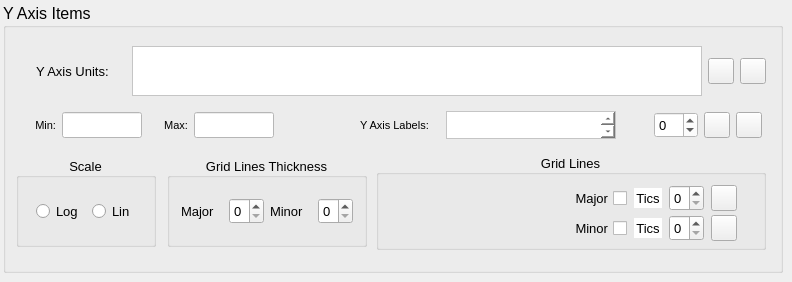
     <widget class="QWidget" name="taby">
      <attribute name="title">
       <string>Y Axis</string>
      </attribute>
      <widget class="QGroupBox" name="groupYAxisItems">
       <property name="geometry">
        <rect>
         <x>3</x>
         <y>3</y>
         <width>780</width>
         <height>270</height>
        </rect>
       </property>
       <property name="sizePolicy">
        <sizepolicy hsizetype="Fixed" vsizetype="Fixed">
         <horstretch>0</horstretch>
         <verstretch>0</verstretch>
        </sizepolicy>
       </property>
       <property name="minimumSize">
        <size>
         <width>780</width>
         <height>270</height>
        </size>
       </property>
       <property name="maximumSize">
        <size>
         <width>780</width>
         <height>270</height>
        </size>
       </property>
       <property name="font">
        <font>
         <pointsize>12</pointsize>
        </font>
       </property>
       <property name="styleSheet">
        <string notr="true"/>
       </property>
       <property name="title">
        <string>Y Axis Items</string>
       </property>
       <layout class="QGridLayout" name="gridLayout_5">
        <item row="0" column="0" colspan="3">
         <layout class="QHBoxLayout" name="horizontalLayout_10">
          <item>
           <spacer name="horizontalSpacer_5">
            <property name="orientation">
             <enum>Qt::Horizontal</enum>
            </property>
            <property name="sizeType">
             <enum>QSizePolicy::Fixed</enum>
            </property>
            <property name="sizeHint" stdset="0">
             <size>
              <width>20</width>
              <height>20</height>
             </size>
            </property>
           </spacer>
          </item>
          <item>
           <widget class="QLabel" name="lblYAxisUnits">
            <property name="sizePolicy">
             <sizepolicy hsizetype="Fixed" vsizetype="Preferred">
              <horstretch>0</horstretch>
              <verstretch>0</verstretch>
             </sizepolicy>
            </property>
            <property name="minimumSize">
             <size>
              <width>90</width>
              <height>18</height>
             </size>
            </property>
            <property name="maximumSize">
             <size>
              <width>90</width>
              <height>18</height>
             </size>
            </property>
            <property name="font">
             <font>
              <pointsize>10</pointsize>
             </font>
            </property>
            <property name="text">
             <string>Y Axis Units:</string>
            </property>
           </widget>
          </item>
          <item>
           <widget class="QTextEdit" name="txtYAxisLabelText">
            <property name="sizePolicy">
             <sizepolicy hsizetype="Fixed" vsizetype="Fixed">
              <horstretch>0</horstretch>
              <verstretch>0</verstretch>
             </sizepolicy>
            </property>
            <property name="minimumSize">
             <size>
              <width>570</width>
              <height>50</height>
             </size>
            </property>
            <property name="maximumSize">
             <size>
              <width>570</width>
              <height>50</height>
             </size>
            </property>
            <property name="styleSheet">
             <string notr="true">background-color: rgb(255, 255, 255);</string>
            </property>
           </widget>
          </item>
          <item>
           <widget class="QPushButton" name="btnYAxisLabelfont">
            <property name="sizePolicy">
             <sizepolicy hsizetype="Fixed" vsizetype="Fixed">
              <horstretch>0</horstretch>
              <verstretch>0</verstretch>
             </sizepolicy>
            </property>
            <property name="minimumSize">
             <size>
              <width>26</width>
              <height>26</height>
             </size>
            </property>
            <property name="maximumSize">
             <size>
              <width>26</width>
              <height>26</height>
             </size>
            </property>
            <property name="text">
             <string/>
            </property>
            <property name="icon">
             <iconset resource="resources.qrc">
              <normaloff>:/images/images/fontIcon1.jpg</normaloff>:/images/images/fontIcon1.jpg</iconset>
            </property>
            <property name="iconSize">
             <size>
              <width>18</width>
              <height>18</height>
             </size>
            </property>
           </widget>
          </item>
          <item>
           <widget class="QPushButton" name="btnYaxisLabelColor">
            <property name="minimumSize">
             <size>
              <width>26</width>
              <height>26</height>
             </size>
            </property>
            <property name="maximumSize">
             <size>
              <width>26</width>
              <height>26</height>
             </size>
            </property>
            <property name="text">
             <string/>
            </property>
            <property name="icon">
             <iconset resource="resources.qrc">
              <normaloff>:/images/images/colorPickerIcon1.jpg</normaloff>:/images/images/colorPickerIcon1.jpg</iconset>
            </property>
            <property name="iconSize">
             <size>
              <width>20</width>
              <height>20</height>
             </size>
            </property>
           </widget>
          </item>
         </layout>
        </item>
        <item row="1" column="0" colspan="3">
         <layout class="QHBoxLayout" name="horizontalLayout_9">
          <item>
           <widget class="QLabel" name="lblYMin">
            <property name="minimumSize">
             <size>
              <width>40</width>
              <height>26</height>
             </size>
            </property>
            <property name="maximumSize">
             <size>
              <width>40</width>
              <height>26</height>
             </size>
            </property>
            <property name="font">
             <font>
              <pointsize>8</pointsize>
             </font>
            </property>
            <property name="text">
             <string>Min:</string>
            </property>
            <property name="alignment">
             <set>Qt::AlignRight|Qt::AlignTrailing|Qt::AlignVCenter</set>
            </property>
           </widget>
          </item>
          <item>
           <widget class="QLineEdit" name="lineYMin">
            <property name="sizePolicy">
             <sizepolicy hsizetype="Fixed" vsizetype="Fixed">
              <horstretch>0</horstretch>
              <verstretch>0</verstretch>
             </sizepolicy>
            </property>
            <property name="minimumSize">
             <size>
              <width>80</width>
              <height>26</height>
             </size>
            </property>
            <property name="maximumSize">
             <size>
              <width>80</width>
              <height>26</height>
             </size>
            </property>
            <property name="styleSheet">
             <string notr="true">background-color: rgb(255, 255, 255);</string>
            </property>
           </widget>
          </item>
          <item>
           <widget class="QLabel" name="lblYMax">
            <property name="minimumSize">
             <size>
              <width>40</width>
              <height>26</height>
             </size>
            </property>
            <property name="maximumSize">
             <size>
              <width>40</width>
              <height>26</height>
             </size>
            </property>
            <property name="font">
             <font>
              <pointsize>8</pointsize>
             </font>
            </property>
            <property name="text">
             <string>Max:</string>
            </property>
            <property name="alignment">
             <set>Qt::AlignRight|Qt::AlignTrailing|Qt::AlignVCenter</set>
            </property>
           </widget>
          </item>
          <item>
           <widget class="QLineEdit" name="lineYMax">
            <property name="sizePolicy">
             <sizepolicy hsizetype="Fixed" vsizetype="Fixed">
              <horstretch>0</horstretch>
              <verstretch>0</verstretch>
             </sizepolicy>
            </property>
            <property name="minimumSize">
             <size>
              <width>80</width>
              <height>26</height>
             </size>
            </property>
            <property name="maximumSize">
             <size>
              <width>80</width>
              <height>26</height>
             </size>
            </property>
            <property name="styleSheet">
             <string notr="true">background-color: rgb(255, 255, 255);</string>
            </property>
           </widget>
          </item>
          <item>
           <spacer name="horizontalSpacer_4">
            <property name="orientation">
             <enum>Qt::Horizontal</enum>
            </property>
            <property name="sizeType">
             <enum>QSizePolicy::Fixed</enum>
            </property>
            <property name="sizeHint" stdset="0">
             <size>
              <width>80</width>
              <height>20</height>
             </size>
            </property>
           </spacer>
          </item>
          <item>
           <widget class="QLabel" name="lblYAxisValues">
            <property name="minimumSize">
             <size>
              <width>80</width>
              <height>26</height>
             </size>
            </property>
            <property name="maximumSize">
             <size>
              <width>80</width>
              <height>26</height>
             </size>
            </property>
            <property name="font">
             <font>
              <pointsize>8</pointsize>
             </font>
            </property>
            <property name="text">
             <string>Y Axis Labels:</string>
            </property>
           </widget>
          </item>
          <item>
           <widget class="QTextEdit" name="txtYLabels">
            <property name="sizePolicy">
             <sizepolicy hsizetype="Fixed" vsizetype="Fixed">
              <horstretch>0</horstretch>
              <verstretch>0</verstretch>
             </sizepolicy>
            </property>
            <property name="minimumSize">
             <size>
              <width>170</width>
              <height>28</height>
             </size>
            </property>
            <property name="maximumSize">
             <size>
              <width>170</width>
              <height>28</height>
             </size>
            </property>
            <property name="styleSheet">
             <string notr="true">background-color: rgb(255, 255, 255);</string>
            </property>
           </widget>
          </item>
          <item>
           <widget class="QLabel" name="lblYRotateImage">
            <property name="minimumSize">
             <size>
              <width>26</width>
              <height>26</height>
             </size>
            </property>
            <property name="maximumSize">
             <size>
              <width>26</width>
              <height>26</height>
             </size>
            </property>
            <property name="text">
             <string/>
            </property>
            <property name="pixmap">
             <pixmap resource="resources.qrc">:/images/images/rotate1.png</pixmap>
            </property>
           </widget>
          </item>
          <item>
           <widget class="QSpinBox" name="spinYAxisRotation">
            <property name="minimumSize">
             <size>
              <width>44</width>
              <height>26</height>
             </size>
            </property>
            <property name="maximumSize">
             <size>
              <width>44</width>
              <height>26</height>
             </size>
            </property>
            <property name="font">
             <font>
              <pointsize>10</pointsize>
             </font>
            </property>
            <property name="styleSheet">
             <string notr="true">background-color: rgb(255, 255, 255);</string>
            </property>
            <property name="minimum">
             <number>-359</number>
            </property>
            <property name="maximum">
             <number>359</number>
            </property>
           </widget>
          </item>
          <item>
           <widget class="QPushButton" name="btnYAxisValuesFont">
            <property name="minimumSize">
             <size>
              <width>26</width>
              <height>26</height>
             </size>
            </property>
            <property name="maximumSize">
             <size>
              <width>26</width>
              <height>26</height>
             </size>
            </property>
            <property name="text">
             <string/>
            </property>
            <property name="icon">
             <iconset resource="resources.qrc">
              <normaloff>:/images/images/fontIcon1.jpg</normaloff>:/images/images/fontIcon1.jpg</iconset>
            </property>
            <property name="iconSize">
             <size>
              <width>20</width>
              <height>20</height>
             </size>
            </property>
           </widget>
          </item>
          <item>
           <widget class="QPushButton" name="btnYAxisValuesColor">
            <property name="minimumSize">
             <size>
              <width>26</width>
              <height>26</height>
             </size>
            </property>
            <property name="maximumSize">
             <size>
              <width>26</width>
              <height>26</height>
             </size>
            </property>
            <property name="text">
             <string/>
            </property>
            <property name="icon">
             <iconset resource="resources.qrc">
              <normaloff>:/images/images/colorPickerIcon1.jpg</normaloff>:/images/images/colorPickerIcon1.jpg</iconset>
            </property>
            <property name="iconSize">
             <size>
              <width>22</width>
              <height>22</height>
             </size>
            </property>
           </widget>
          </item>
         </layout>
        </item>
        <item row="2" column="0">
         <widget class="QGroupBox" name="groupYLogLin">
          <property name="sizePolicy">
           <sizepolicy hsizetype="Fixed" vsizetype="Fixed">
            <horstretch>0</horstretch>
            <verstretch>0</verstretch>
           </sizepolicy>
          </property>
          <property name="minimumSize">
           <size>
            <width>140</width>
            <height>90</height>
           </size>
          </property>
          <property name="maximumSize">
           <size>
            <width>140</width>
            <height>90</height>
           </size>
          </property>
          <property name="font">
           <font>
            <pointsize>10</pointsize>
           </font>
          </property>
          <property name="title">
           <string>Scale</string>
          </property>
          <property name="alignment">
           <set>Qt::AlignCenter</set>
          </property>
          <layout class="QVBoxLayout" name="verticalLayout_3">
           <item>
            <layout class="QHBoxLayout" name="horizontalLayout_11">
             <item>
              <widget class="QRadioButton" name="radioYLog">
               <property name="minimumSize">
                <size>
                 <width>42</width>
                 <height>20</height>
                </size>
               </property>
               <property name="maximumSize">
                <size>
                 <width>42</width>
                 <height>20</height>
                </size>
               </property>
               <property name="text">
                <string>Log</string>
               </property>
              </widget>
             </item>
             <item>
              <widget class="QRadioButton" name="radioYLin">
               <property name="minimumSize">
                <size>
                 <width>42</width>
                 <height>20</height>
                </size>
               </property>
               <property name="maximumSize">
                <size>
                 <width>42</width>
                 <height>20</height>
                </size>
               </property>
               <property name="text">
                <string>Lin</string>
               </property>
              </widget>
             </item>
            </layout>
           </item>
          </layout>
         </widget>
        </item>
        <item row="2" column="1">
         <widget class="QGroupBox" name="groupYThickness">
          <property name="sizePolicy">
           <sizepolicy hsizetype="Fixed" vsizetype="Fixed">
            <horstretch>0</horstretch>
            <verstretch>0</verstretch>
           </sizepolicy>
          </property>
          <property name="minimumSize">
           <size>
            <width>200</width>
            <height>90</height>
           </size>
          </property>
          <property name="maximumSize">
           <size>
            <width>200</width>
            <height>90</height>
           </size>
          </property>
          <property name="font">
           <font>
            <pointsize>10</pointsize>
           </font>
          </property>
          <property name="title">
           <string>Grid Lines Thickness</string>
          </property>
          <property name="alignment">
           <set>Qt::AlignCenter</set>
          </property>
          <layout class="QGridLayout" name="gridLayout_2">
           <item row="0" column="0">
            <layout class="QHBoxLayout" name="horizontalLayout_5">
             <item>
              <widget class="QLabel" name="labelYMajorThickness">
               <property name="sizePolicy">
                <sizepolicy hsizetype="Preferred" vsizetype="Fixed">
                 <horstretch>0</horstretch>
                 <verstretch>0</verstretch>
                </sizepolicy>
               </property>
               <property name="minimumSize">
                <size>
                 <width>42</width>
                 <height>26</height>
                </size>
               </property>
               <property name="maximumSize">
                <size>
                 <width>42</width>
                 <height>26</height>
                </size>
               </property>
               <property name="text">
                <string>Major</string>
               </property>
              </widget>
             </item>
             <item>
              <widget class="QSpinBox" name="spinYMajorThickness">
               <property name="sizePolicy">
                <sizepolicy hsizetype="Fixed" vsizetype="Fixed">
                 <horstretch>0</horstretch>
                 <verstretch>0</verstretch>
                </sizepolicy>
               </property>
               <property name="minimumSize">
                <size>
                 <width>35</width>
                 <height>26</height>
                </size>
               </property>
               <property name="maximumSize">
                <size>
                 <width>35</width>
                 <height>26</height>
                </size>
               </property>
              </widget>
             </item>
             <item>
              <widget class="QLabel" name="labelYMinorThickness">
               <property name="minimumSize">
                <size>
                 <width>42</width>
                 <height>26</height>
                </size>
               </property>
               <property name="maximumSize">
                <size>
                 <width>42</width>
                 <height>26</height>
                </size>
               </property>
               <property name="text">
                <string>Minor</string>
               </property>
              </widget>
             </item>
             <item>
              <widget class="QSpinBox" name="spinYMinorThickness">
               <property name="sizePolicy">
                <sizepolicy hsizetype="Fixed" vsizetype="Fixed">
                 <horstretch>0</horstretch>
                 <verstretch>0</verstretch>
                </sizepolicy>
               </property>
               <property name="minimumSize">
                <size>
                 <width>35</width>
                 <height>26</height>
                </size>
               </property>
               <property name="maximumSize">
                <size>
                 <width>35</width>
                 <height>26</height>
                </size>
               </property>
              </widget>
             </item>
            </layout>
           </item>
          </layout>
         </widget>
        </item>
        <item row="2" column="2">
         <widget class="QGroupBox" name="groupYTickMarks">
          <property name="sizePolicy">
           <sizepolicy hsizetype="Fixed" vsizetype="Fixed">
            <horstretch>0</horstretch>
            <verstretch>0</verstretch>
           </sizepolicy>
          </property>
          <property name="minimumSize">
           <size>
            <width>390</width>
            <height>96</height>
           </size>
          </property>
          <property name="maximumSize">
           <size>
            <width>390</width>
            <height>96</height>
           </size>
          </property>
          <property name="font">
           <font>
            <pointsize>10</pointsize>
           </font>
          </property>
          <property name="title">
           <string>Grid Lines</string>
          </property>
          <property name="alignment">
           <set>Qt::AlignCenter</set>
          </property>
          <widget class="QWidget" name="layoutWidget">
           <property name="geometry">
            <rect>
             <x>10</x>
             <y>30</y>
             <width>355</width>
             <height>28</height>
            </rect>
           </property>
           <layout class="QHBoxLayout" name="horizontalLayout_8">
            <item>
             <spacer name="horizontalSpacer_2">
              <property name="orientation">
               <enum>Qt::Horizontal</enum>
              </property>
              <property name="sizeType">
               <enum>QSizePolicy::Minimum</enum>
              </property>
              <property name="sizeHint" stdset="0">
               <size>
                <width>180</width>
                <height>15</height>
               </size>
              </property>
             </spacer>
            </item>
            <item>
             <widget class="QCheckBox" name="checkYMajor">
              <property name="sizePolicy">
               <sizepolicy hsizetype="Fixed" vsizetype="Fixed">
                <horstretch>0</horstretch>
                <verstretch>0</verstretch>
               </sizepolicy>
              </property>
              <property name="minimumSize">
               <size>
                <width>60</width>
                <height>26</height>
               </size>
              </property>
              <property name="maximumSize">
               <size>
                <width>60</width>
                <height>26</height>
               </size>
              </property>
              <property name="layoutDirection">
               <enum>Qt::RightToLeft</enum>
              </property>
              <property name="text">
               <string>Major</string>
              </property>
             </widget>
            </item>
            <item>
             <widget class="QLabel" name="labelYMajorTics">
              <property name="sizePolicy">
               <sizepolicy hsizetype="Fixed" vsizetype="Fixed">
                <horstretch>0</horstretch>
                <verstretch>0</verstretch>
               </sizepolicy>
              </property>
              <property name="minimumSize">
               <size>
                <width>28</width>
                <height>20</height>
               </size>
              </property>
              <property name="maximumSize">
               <size>
                <width>28</width>
                <height>20</height>
               </size>
              </property>
              <property name="styleSheet">
               <string notr="true">background-color: rgb(255, 255, 255);</string>
              </property>
              <property name="text">
               <string>Tics</string>
              </property>
              <property name="alignment">
               <set>Qt::AlignCenter</set>
              </property>
             </widget>
            </item>
            <item>
             <widget class="QSpinBox" name="spinYMajorTics">
              <property name="sizePolicy">
               <sizepolicy hsizetype="Fixed" vsizetype="Fixed">
                <horstretch>0</horstretch>
                <verstretch>0</verstretch>
               </sizepolicy>
              </property>
              <property name="minimumSize">
               <size>
                <width>35</width>
                <height>26</height>
               </size>
              </property>
              <property name="maximumSize">
               <size>
                <width>35</width>
                <height>26</height>
               </size>
              </property>
             </widget>
            </item>
            <item>
             <widget class="QPushButton" name="btnYAxisMajorGridColor">
              <property name="sizePolicy">
               <sizepolicy hsizetype="Fixed" vsizetype="Fixed">
                <horstretch>0</horstretch>
                <verstretch>0</verstretch>
               </sizepolicy>
              </property>
              <property name="minimumSize">
               <size>
                <width>26</width>
                <height>26</height>
               </size>
              </property>
              <property name="maximumSize">
               <size>
                <width>26</width>
                <height>26</height>
               </size>
              </property>
              <property name="text">
               <string/>
              </property>
              <property name="icon">
               <iconset resource="resources.qrc">
                <normaloff>:/images/images/colorPickerIcon1.jpg</normaloff>:/images/images/colorPickerIcon1.jpg</iconset>
              </property>
              <property name="iconSize">
               <size>
                <width>22</width>
                <height>22</height>
               </size>
              </property>
             </widget>
            </item>
           </layout>
          </widget>
          <widget class="QWidget" name="layoutWidget">
           <property name="geometry">
            <rect>
             <x>10</x>
             <y>60</y>
             <width>355</width>
             <height>28</height>
            </rect>
           </property>
           <layout class="QHBoxLayout" name="horizontalLayout_12">
            <item>
             <spacer name="horizontalSpacer_3">
              <property name="orientation">
               <enum>Qt::Horizontal</enum>
              </property>
              <property name="sizeType">
               <enum>QSizePolicy::Minimum</enum>
              </property>
              <property name="sizeHint" stdset="0">
               <size>
                <width>180</width>
                <height>15</height>
               </size>
              </property>
             </spacer>
            </item>
            <item>
             <widget class="QCheckBox" name="checkYMinor">
              <property name="sizePolicy">
               <sizepolicy hsizetype="Fixed" vsizetype="Fixed">
                <horstretch>0</horstretch>
                <verstretch>0</verstretch>
               </sizepolicy>
              </property>
              <property name="minimumSize">
               <size>
                <width>60</width>
                <height>26</height>
               </size>
              </property>
              <property name="maximumSize">
               <size>
                <width>60</width>
                <height>26</height>
               </size>
              </property>
              <property name="layoutDirection">
               <enum>Qt::RightToLeft</enum>
              </property>
              <property name="text">
               <string>Minor</string>
              </property>
             </widget>
            </item>
            <item>
             <widget class="QLabel" name="labelYMinorTics">
              <property name="sizePolicy">
               <sizepolicy hsizetype="Fixed" vsizetype="Fixed">
                <horstretch>0</horstretch>
                <verstretch>0</verstretch>
               </sizepolicy>
              </property>
              <property name="minimumSize">
               <size>
                <width>28</width>
                <height>20</height>
               </size>
              </property>
              <property name="maximumSize">
               <size>
                <width>28</width>
                <height>20</height>
               </size>
              </property>
              <property name="styleSheet">
               <string notr="true">background-color: rgb(255, 255, 255);</string>
              </property>
              <property name="text">
               <string>Tics</string>
              </property>
              <property name="alignment">
               <set>Qt::AlignCenter</set>
              </property>
             </widget>
            </item>
            <item>
             <widget class="QSpinBox" name="spinYMinorTics">
              <property name="sizePolicy">
               <sizepolicy hsizetype="Fixed" vsizetype="Fixed">
                <horstretch>0</horstretch>
                <verstretch>0</verstretch>
               </sizepolicy>
              </property>
              <property name="minimumSize">
               <size>
                <width>35</width>
                <height>26</height>
               </size>
              </property>
              <property name="maximumSize">
               <size>
                <width>35</width>
                <height>26</height>
               </size>
              </property>
             </widget>
            </item>
            <item>
             <widget class="QPushButton" name="btnYAxisMinorGridColor">
              <property name="sizePolicy">
               <sizepolicy hsizetype="Fixed" vsizetype="Fixed">
                <horstretch>0</horstretch>
                <verstretch>0</verstretch>
               </sizepolicy>
              </property>
              <property name="minimumSize">
               <size>
                <width>26</width>
                <height>26</height>
               </size>
              </property>
              <property name="maximumSize">
               <size>
                <width>26</width>
                <height>26</height>
               </size>
              </property>
              <property name="text">
               <string/>
              </property>
              <property name="icon">
               <iconset resource="resources.qrc">
                <normaloff>:/images/images/colorPickerIcon1.jpg</normaloff>:/images/images/colorPickerIcon1.jpg</iconset>
              </property>
              <property name="iconSize">
               <size>
                <width>22</width>
                <height>22</height>
               </size>
              </property>
             </widget>
            </item>
           </layout>
          </widget>
         </widget>
        </item>
       </layout>
      </widget>
     </widget>
